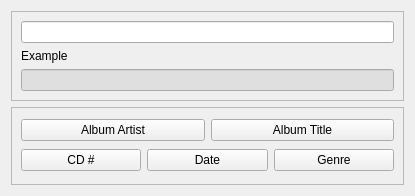
<ui version="4.0" >
 <class>SimpleMaskWizardWidgetUI</class>
 <widget class="QWidget" name="SimpleMaskWizardWidgetUI" >
  <property name="geometry" >
   <rect>
    <x>0</x>
    <y>0</y>
    <width>415</width>
    <height>196</height>
   </rect>
  </property>
  <property name="minimumSize" >
   <size>
    <width>415</width>
    <height>196</height>
   </size>
  </property>
  <property name="windowTitle" >
   <string>Form</string>
  </property>
  <layout class="QGridLayout" >
   <item row="0" column="0" >
    <widget class="QFrame" name="frame" >
     <property name="frameShape" >
      <enum>QFrame::StyledPanel</enum>
     </property>
     <property name="frameShadow" >
      <enum>QFrame::Raised</enum>
     </property>
     <layout class="QGridLayout" >
      <item row="0" column="0" >
       <layout class="QVBoxLayout" >
        <item>
         <widget class="KLineEdit" name="klineedit_mask" />
        </item>
        <item>
         <layout class="QVBoxLayout" >
          <item>
           <widget class="QLabel" name="label_album_example" >
            <property name="maximumSize" >
             <size>
              <width>16777215</width>
              <height>21</height>
             </size>
            </property>
            <property name="text" >
             <string>Example</string>
            </property>
            <property name="buddy" >
             <cstring>klineedit_example</cstring>
            </property>
           </widget>
          </item>
          <item>
           <widget class="KLineEdit" name="klineedit_example" >
            <property name="enabled" >
             <bool>true</bool>
            </property>
            <property name="palette" >
             <palette>
              <active>
               <colorrole role="Base" >
                <brush brushstyle="SolidPattern" >
                 <color alpha="255" >
                  <red>224</red>
                  <green>223</green>
                  <blue>223</blue>
                 </color>
                </brush>
               </colorrole>
              </active>
              <inactive>
               <colorrole role="Base" >
                <brush brushstyle="SolidPattern" >
                 <color alpha="255" >
                  <red>224</red>
                  <green>223</green>
                  <blue>223</blue>
                 </color>
                </brush>
               </colorrole>
              </inactive>
              <disabled>
               <colorrole role="Base" >
                <brush brushstyle="SolidPattern" >
                 <color alpha="255" >
                  <red>244</red>
                  <green>244</green>
                  <blue>244</blue>
                 </color>
                </brush>
               </colorrole>
              </disabled>
             </palette>
            </property>
            <property name="readOnly" >
             <bool>true</bool>
            </property>
           </widget>
          </item>
         </layout>
        </item>
       </layout>
      </item>
     </layout>
    </widget>
   </item>
   <item row="1" column="0" >
    <widget class="QFrame" name="frame_2" >
     <property name="maximumSize" >
      <size>
       <width>16777215</width>
       <height>118</height>
      </size>
     </property>
     <property name="frameShape" >
      <enum>QFrame::StyledPanel</enum>
     </property>
     <property name="frameShadow" >
      <enum>QFrame::Raised</enum>
     </property>
     <layout class="QGridLayout" >
      <item row="0" column="0" >
       <layout class="QHBoxLayout" >
        <item>
         <widget class="KPushButton" name="kpushbutton_albumartist" >
          <property name="minimumSize" >
           <size>
            <width>0</width>
            <height>0</height>
           </size>
          </property>
          <property name="maximumSize" >
           <size>
            <width>16777215</width>
            <height>16777215</height>
           </size>
          </property>
          <property name="toolTip" >
           <string>&lt;!DOCTYPE HTML PUBLIC "-//W3C//DTD HTML 4.0//EN" "http://www.w3.org/TR/REC-html40/strict.dtd">
&lt;html>&lt;head>&lt;meta name="qrichtext" content="1" />&lt;style type="text/css">
p, li { white-space: pre-wrap; }
&lt;/style>&lt;/head>&lt;body style=" font-family:'Sans Serif'; font-size:10pt; font-weight:400; font-style:normal;">
&lt;p style=" margin-top:0px; margin-bottom:0px; margin-left:0px; margin-right:0px; -qt-block-indent:0; text-indent:0px;">This tag will be replaced with the &lt;/p>
&lt;p style=" margin-top:0px; margin-bottom:0px; margin-left:0px; margin-right:0px; -qt-block-indent:0; text-indent:0px;">artist of the &lt;span style=" font-weight:600;">whole&lt;/span> album.&lt;/p>
&lt;hr />
&lt;p style=" margin-top:0px; margin-bottom:0px; margin-left:0px; margin-right:0px; -qt-block-indent:0; text-indent:0px;">Not always the CD is an album.&lt;/p>
&lt;p style=" margin-top:0px; margin-bottom:0px; margin-left:0px; margin-right:0px; -qt-block-indent:0; text-indent:0px;">If your CD is a compilation, then&lt;/p>
&lt;p style=" margin-top:0px; margin-bottom:0px; margin-left:0px; margin-right:0px; -qt-block-indent:0; text-indent:0px;">this tag represents the title in&lt;/p>
&lt;p style=" margin-top:0px; margin-bottom:0px; margin-left:0px; margin-right:0px; -qt-block-indent:0; text-indent:0px;">most cases.&lt;/p>&lt;/body>&lt;/html></string>
          </property>
          <property name="text" >
           <string>Album Artist</string>
          </property>
         </widget>
        </item>
        <item>
         <widget class="KPushButton" name="kpushbutton_albumtitle" >
          <property name="minimumSize" >
           <size>
            <width>0</width>
            <height>0</height>
           </size>
          </property>
          <property name="maximumSize" >
           <size>
            <width>16777215</width>
            <height>16777215</height>
           </size>
          </property>
          <property name="toolTip" >
           <string>&lt;!DOCTYPE HTML PUBLIC "-//W3C//DTD HTML 4.0//EN" "http://www.w3.org/TR/REC-html40/strict.dtd">
&lt;html>&lt;head>&lt;meta name="qrichtext" content="1" />&lt;style type="text/css">
p, li { white-space: pre-wrap; }
&lt;/style>&lt;/head>&lt;body style=" font-family:'Sans Serif'; font-size:10pt; font-weight:400; font-style:normal;">
&lt;p style=" margin-top:0px; margin-bottom:0px; margin-left:0px; margin-right:0px; -qt-block-indent:0; text-indent:0px;">This tag will be replaced with the &lt;/p>
&lt;p style=" margin-top:0px; margin-bottom:0px; margin-left:0px; margin-right:0px; -qt-block-indent:0; text-indent:0px;">title of the &lt;span style=" font-weight:600;">whole&lt;/span> album.&lt;/p>
&lt;hr />
&lt;p style=" margin-top:0px; margin-bottom:0px; margin-left:0px; margin-right:0px; -qt-block-indent:0; text-indent:0px;">Not always the CD is an album.&lt;/p>
&lt;p style=" margin-top:0px; margin-bottom:0px; margin-left:0px; margin-right:0px; -qt-block-indent:0; text-indent:0px;">If your CD is a compilation, then&lt;/p>
&lt;p style=" margin-top:0px; margin-bottom:0px; margin-left:0px; margin-right:0px; -qt-block-indent:0; text-indent:0px;">this tag represents the subtitle in&lt;/p>
&lt;p style=" margin-top:0px; margin-bottom:0px; margin-left:0px; margin-right:0px; -qt-block-indent:0; text-indent:0px;">most cases.&lt;/p>&lt;/body>&lt;/html></string>
          </property>
          <property name="text" >
           <string>Album Title</string>
          </property>
         </widget>
        </item>
       </layout>
      </item>
      <item row="1" column="0" >
       <layout class="QHBoxLayout" >
        <item>
         <widget class="KPushButton" name="kpushbutton_cdno" >
          <property name="toolTip" >
           <string>&lt;!DOCTYPE HTML PUBLIC "-//W3C//DTD HTML 4.0//EN" "http://www.w3.org/TR/REC-html40/strict.dtd">
&lt;html>&lt;head>&lt;meta name="qrichtext" content="1" />&lt;style type="text/css">
p, li { white-space: pre-wrap; }
&lt;/style>&lt;/head>&lt;body style=" font-family:'Sans Serif'; font-size:10pt; font-weight:400; font-style:normal;">
&lt;p style=" margin-top:0px; margin-bottom:0px; margin-left:0px; margin-right:0px; -qt-block-indent:0; text-indent:0px;">This tag will be replaced with&lt;/p>
&lt;p style=" margin-top:0px; margin-bottom:0px; margin-left:0px; margin-right:0px; -qt-block-indent:0; text-indent:0px;">the cd number of a multi-cd-&lt;/p>
&lt;p style=" margin-top:0px; margin-bottom:0px; margin-left:0px; margin-right:0px; -qt-block-indent:0; text-indent:0px;">album. Often compilations also&lt;/p>
&lt;p style=" margin-top:0px; margin-bottom:0px; margin-left:0px; margin-right:0px; -qt-block-indent:0; text-indent:0px;">consists of several cds.&lt;/p>
&lt;hr />
&lt;p style=" margin-top:0px; margin-bottom:0px; margin-left:0px; margin-right:0px; -qt-block-indent:0; text-indent:0px;">This tag has two properties:&lt;/p>
&lt;p style=" margin-top:0px; margin-bottom:0px; margin-left:0px; margin-right:0px; -qt-block-indent:0; text-indent:0px;">"length" defines how many digits&lt;/p>
&lt;p style=" margin-top:0px; margin-bottom:0px; margin-left:0px; margin-right:0px; -qt-block-indent:0; text-indent:0px;">the number should consist of at&lt;/p>
&lt;p style=" margin-top:0px; margin-bottom:0px; margin-left:0px; margin-right:0px; -qt-block-indent:0; text-indent:0px;">least (Default: 2).&lt;/p>
&lt;p style=" margin-top:0px; margin-bottom:0px; margin-left:0px; margin-right:0px; -qt-block-indent:0; text-indent:0px;">With "fillchar" you can set a char&lt;/p>
&lt;p style=" margin-top:0px; margin-bottom:0px; margin-left:0px; margin-right:0px; -qt-block-indent:0; text-indent:0px;">taken to fill the free spaces in front&lt;/p>
&lt;p style=" margin-top:0px; margin-bottom:0px; margin-left:0px; margin-right:0px; -qt-block-indent:0; text-indent:0px;">of the number, if it has less digits&lt;/p>
&lt;p style=" margin-top:0px; margin-bottom:0px; margin-left:0px; margin-right:0px; -qt-block-indent:0; text-indent:0px;">than defined by "length".&lt;/p>
&lt;p style=" margin-top:0px; margin-bottom:0px; margin-left:0px; margin-right:0px; -qt-block-indent:0; text-indent:0px;">(Default: 0).&lt;/p>
&lt;hr />
&lt;p style=" margin-top:0px; margin-bottom:0px; margin-left:0px; margin-right:0px; -qt-block-indent:0; text-indent:0px;">Note: This tag will only be replaced&lt;/p>
&lt;p style=" margin-top:0px; margin-bottom:0px; margin-left:0px; margin-right:0px; -qt-block-indent:0; text-indent:0px;">if the multi-cd flag is enabled for the&lt;/p>
&lt;p style=" margin-top:0px; margin-bottom:0px; margin-left:0px; margin-right:0px; -qt-block-indent:0; text-indent:0px;">cd.&lt;/p>&lt;/body>&lt;/html></string>
          </property>
          <property name="text" >
           <string>CD #</string>
          </property>
         </widget>
        </item>
        <item>
         <widget class="KPushButton" name="kpushbutton_date" >
          <property name="toolTip" >
           <string>This tag will be replaces with the release 
date of the cd. In almost all cases this is 
the year.</string>
          </property>
          <property name="text" >
           <string>Date</string>
          </property>
         </widget>
        </item>
        <item>
         <widget class="KPushButton" name="kpushbutton_genre" >
          <property name="toolTip" >
           <string>This tag will be replaced with the
genre.</string>
          </property>
          <property name="text" >
           <string>Genre</string>
          </property>
         </widget>
        </item>
       </layout>
      </item>
     </layout>
    </widget>
   </item>
  </layout>
 </widget>
 <customwidgets>
  <customwidget>
   <class>KLineEdit</class>
   <extends>QLineEdit</extends>
   <header>klineedit.h</header>
  </customwidget>
  <customwidget>
   <class>KPushButton</class>
   <extends>QPushButton</extends>
   <header>kpushbutton.h</header>
  </customwidget>
 </customwidgets>
 <resources/>
 <connections/>
</ui>
